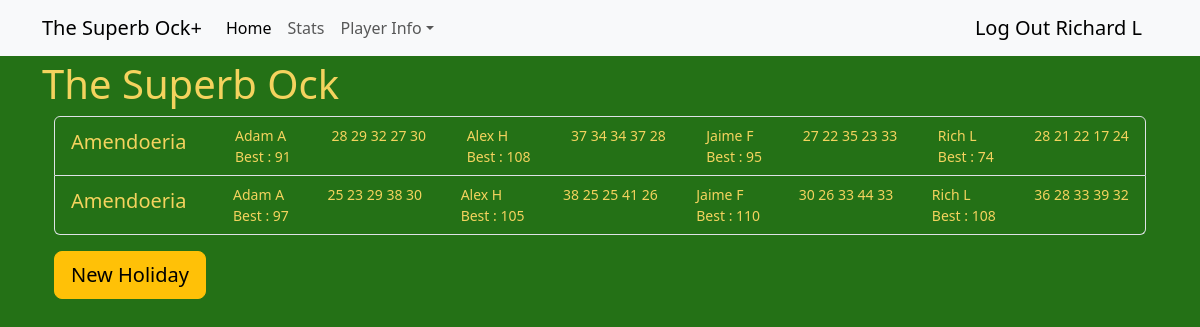
Page /the-superb-ock/ (signed in) on the committed database.
### tournaments/models.py (models this page shows, shortened)
class Tournament(models.Model):
    name = models.CharField(max_length=20)
    slug = models.SlugField(default="", null=False)
    def __str__(self):
        return f'{self.name}'

class Holiday(models.Model):
    resort = models.ForeignKey(Resort,on_delete=models.CASCADE)
    tournament = models.ForeignKey(Tournament,on_delete=models.CASCADE)
    holiday_number = models.IntegerField()
    slug = models.SlugField(default="", null=False)

class Resort(models.Model):
    name = models.CharField(max_length=20)
    country = models.CharField(max_length=20)
    latitude = models.DecimalField(decimal_places=6,max_digits=9)
    longitude = models.DecimalField(decimal_places=6,max_digits=9)
    def __str__(self) -> str:
        return f"{self.name}"

class Player(models.Model):
    first_name = models.CharField(max_length=20)
    last_name = models.CharField(max_length=20)
    handedness = models.CharField(max_length=20)
    championships = models.IntegerField()
    def __str__(self) -> str:
        return f"{self.first_name} {self.last_name}"

### tournaments/views.py (the view, shortened to what this page needs)
# urls.py: path('<slug:tournament>/',views.TournamentView.as_view(),name='tournament'),
class TournamentView(View):
    template_name = 'tournaments/tournament.html'
    def catch(self,player):
            try:
                return Handicap.objects.filter(player=player).order_by('-holiday__holiday_number')[0].handicap_index
            except:
                return ""
    def get(self, request, tournament):
        selected_tournament = Tournament.objects.filter(slug=tournament).get()
        holidays = Holiday.objects.filter(tournament=selected_tournament)
        resorts = Resort.objects.all()
        player_by_handicap = Handicap.objects.all().order_by('-holiday__holiday_number')
        players = Player.objects.all()
        player_list = [[player, self.catch(player)] for player in players]
        scores = Score.objects.all()
        rounds = GolfRound.objects.all()
        holiday_set = []
        for holiday in holidays:
            data = []
            for player in Handicap.objects.filter(holiday=holiday).order_by('player__first_name'):
                top_scores = []
                for golf_round in rounds.filter(holiday=holiday):
                    top_scores.append(getPlayerScore(golf_round,player.player))
                top_3 = sorted(top_scores)
                data.append([player.player,top_scores,sum(top_3[-3:])])
            holiday_set.append([player.holiday,data])
        context = {
            'holidays': holidays,
            'tournament': tournament,
            'selected_tournament': selected_tournament,
            'resorts':resorts,
            'players':player_list,
            'holiday_set':holiday_set}
        return render(request, self.template_name, context)

### tournaments/views.py (called while the page is built)
def getPlayerScore(golf_round,player):
    scores = Score.objects.filter(player=player,golf_round=golf_round)
    stableford = sum([score.stableford_score if score.stableford_score != None else 0 for score in scores])
    return stableford

### tournaments/templates/tournaments/tournament.html (shortened to what this page needs)
{% extends 'tournaments/base.html' %} {% block content %}
<h1>{{selected_tournament}}</h1>
<div class="container">
  <div class="row">
    <div class="col">
      <ul class="list-group">
        {% for holiday in holiday_set %}
        <a class="list-group-item list-group-item-action "
          href="{% url 'rounds' tournament=tournament holiday=holiday.0.slug %}">
          <div class="d-flex w-100 justify-content-between">
            <h5 class="d-flex align-items-center me-2">{{holiday.0.resort}}</h5>
            {% for player in holiday.1 %}
              <small class="b-1">{{player.0.first_name}} {{player.0.last_name|first}}<br>Best : {{player.2}}</small>
                <small class="b-1 d-none d-xl-block">{% for score in player.1 %}
                {{score}}
                {% endfor %} </small>
            {% endfor %}
          </div>
        </a>
        {% endfor %}
      </ul>
    </div>
  </div>
  {% if user.is_superuser %}
  <div class="row">
    <div class="col">
      <button type="button" class="btn btn-warning btn-lg text-nowrap my-3" data-bs-toggle="modal"
        data-bs-target="#modalId">
        New Holiday
      </button>
    </div>
  </div>
  {% endif %}
  {% endblock content%}

### tournaments/templates/tournaments/base.html (shortened to what this page needs)
<!DOCTYPE html>
<html lang="en">
<head>
    {% load static %}
    <link href="https://cdn.jsdelivr.net/npm/bootstrap@5.3.2/dist/css/bootstrap.min.css" rel="stylesheet"
>
    <link rel="stylesheet" href="{% static 'tournaments/styles.css' %}">
</head>
<body>
    <nav class="navbar navbar-expand-lg navbar-light bg-light fixed-top">
        <div class="container">
            <a class="navbar-brand" href="{% url 'homepage' %}">The Superb Ock+</a>
            <div class="collapse navbar-collapse" id="collapsibleNavId">
                <ul class="navbar-nav me-auto mt-2 mt-lg-0">
                    <li class="nav-item">
                        <a class="nav-link active" href="{% url 'homepage' %}" aria-current="page">Home
                            <span class="visually-hidden">(current)</span></a>
                    </li>
                    <li class="nav-item">
                        <a class="nav-link" href="{% url 'stats' %}">Stats</a>
                    </li>
                    <li class="nav-item dropdown">
                        <a class="nav-link dropdown-toggle" href="#" id="dropdownId" data-bs-toggle="dropdown"
                            aria-haspopup="true" aria-expanded="false">Player Info</a>
                    </li>
                </ul>
                <form class="d-flex my-2 my-lg-0">
                    {% if user.is_authenticated %}
                    <a class="navbar-brand" href="{% url 'logout' %}" class="nav-link active" title="Log Out">Log Out {{user.first_name}} {{user.last_name|first}}</a>
                    {% else %}
                    <a class="navbar-brand" href="{% url 'login' %}" class="nav-link active" title="Login">Login</a>
                    <a class="navbar-brand" href="{% url 'sign_up_user' %}" class="nav-link active" title="sign up user">Sign Up</a>
                    {% endif %}
                </form>
            </div>
        </div>
    </nav>
    <div class="container main">
        {% block content %}
        {% endblock content %}
    </div>
</body>

### tournaments/static/tournaments/styles.css (style rules this page uses)
:root { --bs-body-font-family: var(--bs-font-sans-serif); --bs-body-font-size: 1rem; --bs-body-font-weight: 400; --bs-body-line-height: 1.5; --bs-body-color: #F4D35E; --bs-body-color-rgb: 33, 37, 41; --bs-body-bg: #247116; --bs-body-bg-rgb: 255, 255, 255; --bs-emphasis-color:var(--bs-body-color); --bs-btn-bg:#F4D35E; }
body { padding-top: 60px; }
a:link { text-decoration: none; }

### rows in the picture
Tournament: name "The Superb Ock"
Holiday: resort.name "Amendoeria"
Player: first_name "Adam", last_name "A", player "91", 1 "28" "29" "32" "27" "30" "25" "23" "29" "38" "30", player "97"
Player: first_name "Alex", last_name "H", player "108", 1 "37" "34" "34" "37" "28" "38" "25" "25" "41" "26", player "105"
Player: first_name "Jaime", last_name "F", player "95", 1 "27" "22" "35" "23" "33" "30" "26" "33" "44" "33", player "110"
Player: first_name "Rich", last_name "L", player "74", 1 "28" "21" "22" "17" "24" "36" "28" "33" "39" "32", player "108"
Holiday: resort.name "Amendoeria"

### other values in the picture
{{ user.first_name }} "Richard"
{{ user.last_name|first }} "L"
